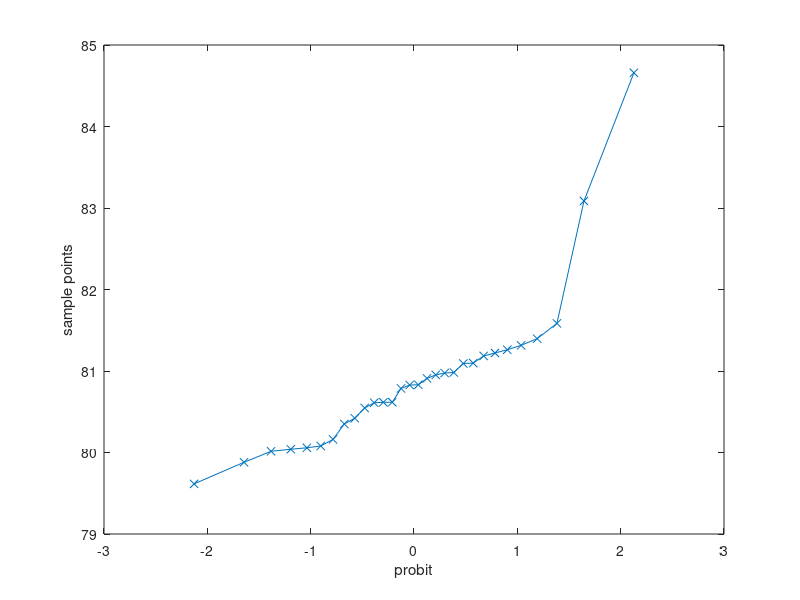
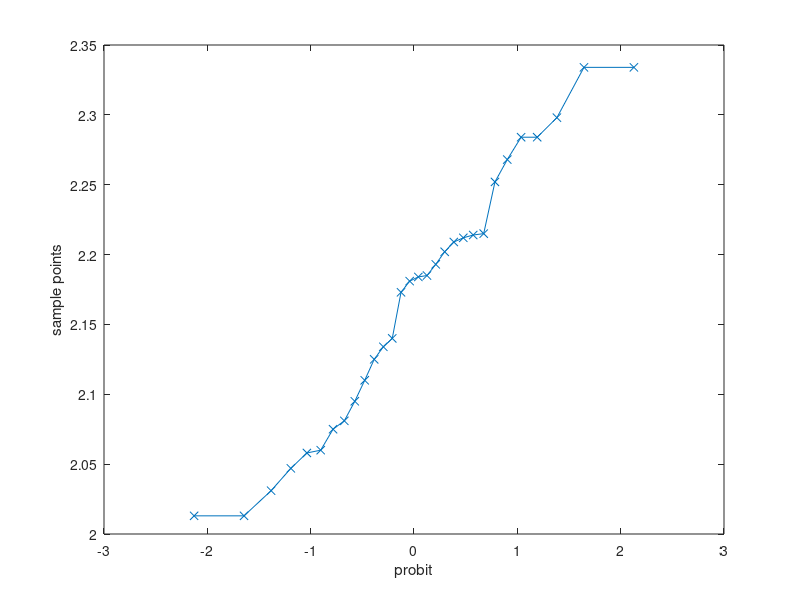

Recreate these plots in MATLAB, in order.
ransac_time = importdata('ransacTime.txt');
ransac_opt_time = importdata('ransacOptimizedTime.txt');

% Convert data fro ms -> s
ransac_time = ransac_time ./ 1000;
ransac_opt_time = ransac_opt_time ./ 1000;

%% Check for normality
figure('Name','QQ plot of Ransac execution times')
qqplot(ransac_time)

figure('Name','QQ plot of time-optimized Ransac execution times')
qqplot(ransac_opt_time)

% The data looks normal distributed

%% Descriptive Statistics
ransac_time_mean = mean(ransac_time)
ransac_time_std_dev = std(ransac_time)

ransac_opt_time_mean = mean(ransac_opt_time)
ransac_opt_time_std_dev = std(ransac_opt_time)